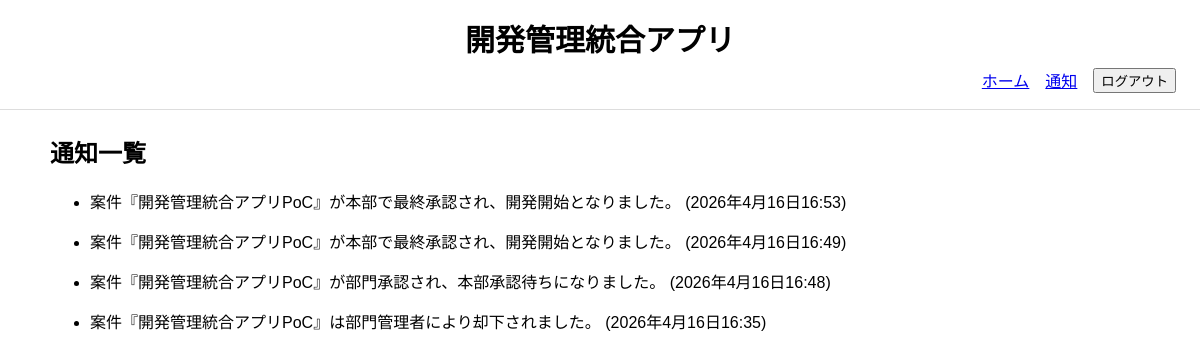
The page /notifications/ (signed in) on the database as committed earlier.
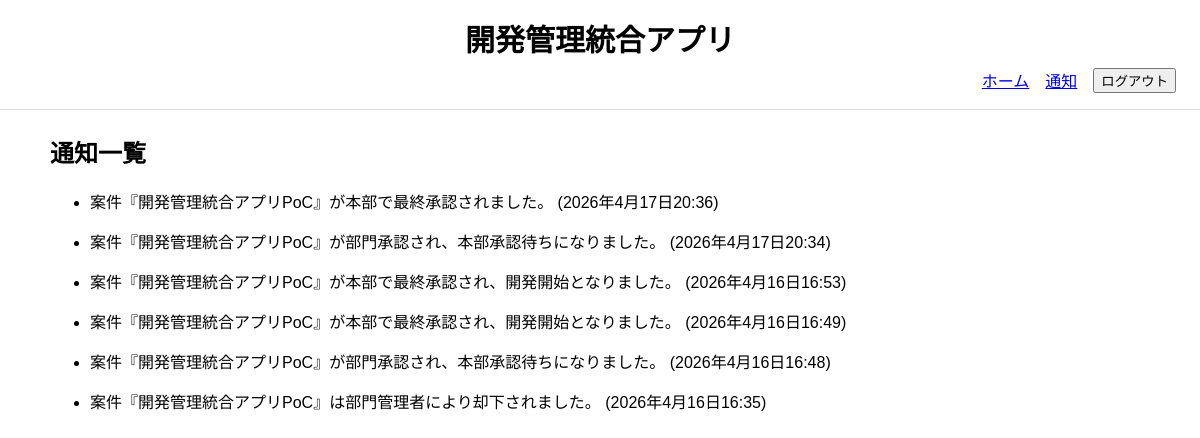
The same page on the database as committed later.
### project_management_app/models.py (models this page shows, shortened)
class Notification(models.Model):
    recipient = models.ForeignKey(
        CustomUser,
        verbose_name="通知先",
        on_delete=models.CASCADE,
        related_name="notifications",
    )
    project = models.ForeignKey(
        Project,
        verbose_name="対象案件",
        on_delete=models.CASCADE,
        related_name="notifications",
        null=True,
        blank=True,
    )
    message = models.TextField("メッセージ")
    is_read = models.BooleanField("既読", default=False)
    created_at = models.DateTimeField("通知日時", auto_now_add=True)
    class Meta:
        verbose_name = "通知"
        verbose_name_plural = "通知"
        ordering = ["-created_at"]

### project_management_app/views.py (the view)
# urls.py: path("notifications/", NotificationListView.as_view(), name="notifications"),
class NotificationListView(LoginRequiredMixin, ListView):
    model = Notification
    template_name = "project_management_app/notifications.html"
    context_object_name = "notifications"
    def get_queryset(self):
        LIMIT = 15
        self.request.user.notifications.filter(
            is_read=False
        ).update(is_read=True)
        return self.request.user.notifications.select_related(
            "project"
        ).order_by("-created_at")[:LIMIT]

### project_management_app/context_processors.py (called while the page is built)
def notification_count(request):
    if request.user.is_authenticated:
        count = Notification.objects.filter(
            recipient=request.user,
            is_read=False
        ).count()
    else:
        count = 0
    return {
        "unread_notification_count": count
    }

def pending_approval_count(request):
    if request.user.is_authenticated:
        if request.user.role == "manager":
            count = Project.objects.filter(
                department=request.user.department,
                status=Project.Status.PENDING_MANAGER
            ).count()
        elif request.user.role == "hq":
            count = Project.objects.filter(
                status=Project.Status.PENDING_HQ
            ).count()
        else:
            count = 0
    else:
        count = 0
    return {
        "pending_approval_count": count
    }

### project_management_app/templates/project_management_app/notifications.html (shortened to what this page needs)
{% extends "project_management_app/base.html" %}
{% block content %}
    <h2>通知一覧</h2>
    <ul>
        {% for n in notifications %}
            <li>
                <p class="{% if not n.is_read %}unread-row{% endif %}">
                    {{ n.message }}
                    ({{ n.created_at }})
                </p>
            </li>
        {% endfor %}
    </ul>
{% endblock %}

Rows that differ between the two databases and show on the page:
added Notification: message "案件『開発管理統合アプリPoC』が本部で最終承認されました。", created_at "2026年4月17日20:36"
added Notification: message "案件『開発管理統合アプリPoC』が部門承認され、本部承認待ちになりました。", created_at "2026年4月17日20:34"
